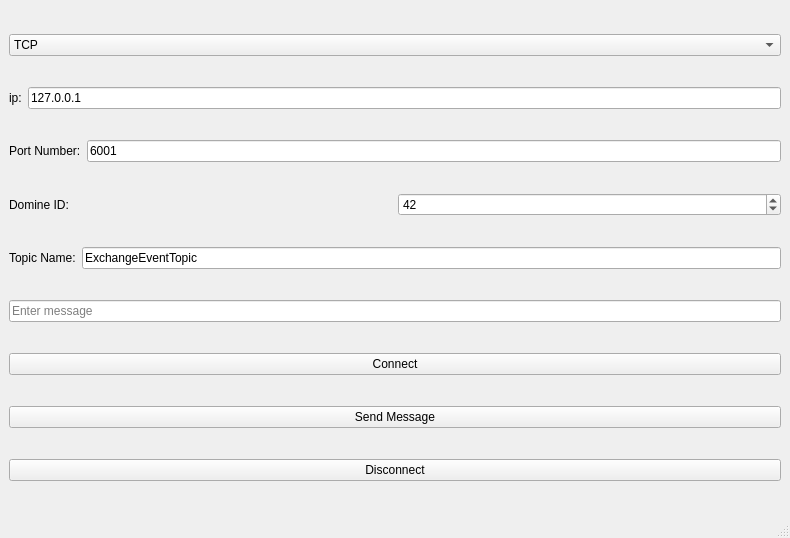
<?xml version="1.0" encoding="UTF-8"?>
<ui version="4.0">
 <class>MainWindow</class>
 <widget class="QMainWindow" name="MainWindow">
  <property name="geometry">
   <rect>
    <x>0</x>
    <y>0</y>
    <width>790</width>
    <height>538</height>
   </rect>
  </property>
  <property name="windowTitle">
   <string>OpenDDS Publisher</string>
  </property>
  <widget class="QWidget" name="centralwidget">
   <layout class="QVBoxLayout" name="verticalLayout">
    <item>
     <widget class="QComboBox" name="comboTransport">
      <item>
       <property name="text">
        <string>TCP</string>
       </property>
      </item>
      <item>
       <property name="text">
        <string>UDP</string>
       </property>
      </item>
      <item>
       <property name="text">
        <string>RTPS_UDP</string>
       </property>
      </item>
     </widget>
    </item>
    <item>
     <layout class="QHBoxLayout" name="horizontalLayout_5">
      <item>
       <widget class="QLabel" name="label_4">
        <property name="text">
         <string>ip:</string>
        </property>
       </widget>
      </item>
      <item>
       <widget class="QLineEdit" name="ip">
        <property name="text">
         <string>127.0.0.1</string>
        </property>
        <property name="placeholderText">
         <string>port number (localhost:12345)</string>
        </property>
       </widget>
      </item>
     </layout>
    </item>
    <item>
     <layout class="QHBoxLayout" name="horizontalLayout_2">
      <item>
       <widget class="QLabel" name="label_2">
        <property name="text">
         <string>Port Number:</string>
        </property>
       </widget>
      </item>
      <item>
       <widget class="QLineEdit" name="portNumber">
        <property name="text">
         <string>6001</string>
        </property>
        <property name="placeholderText">
         <string>port number (localhost:12345)</string>
        </property>
       </widget>
      </item>
     </layout>
    </item>
    <item>
     <layout class="QHBoxLayout" name="horizontalLayout">
      <item>
       <widget class="QLabel" name="label">
        <property name="text">
         <string>Domine ID:</string>
        </property>
       </widget>
      </item>
      <item>
       <widget class="QSpinBox" name="domainId">
        <property name="value">
         <number>42</number>
        </property>
       </widget>
      </item>
     </layout>
    </item>
    <item>
     <layout class="QHBoxLayout" name="horizontalLayout_3">
      <item>
       <widget class="QLabel" name="label_3">
        <property name="text">
         <string>Topic Name:</string>
        </property>
       </widget>
      </item>
      <item>
       <widget class="QLineEdit" name="topicName">
        <property name="text">
         <string>ExchangeEventTopic</string>
        </property>
        <property name="placeholderText">
         <string>port number (localhost:12345)</string>
        </property>
       </widget>
      </item>
     </layout>
    </item>
    <item>
     <widget class="QLineEdit" name="lineMessage">
      <property name="placeholderText">
       <string>Enter message</string>
      </property>
     </widget>
    </item>
    <item>
     <widget class="QPushButton" name="btnConnect">
      <property name="text">
       <string>Connect</string>
      </property>
     </widget>
    </item>
    <item>
     <widget class="QPushButton" name="sendMessage">
      <property name="text">
       <string>Send Message</string>
      </property>
     </widget>
    </item>
    <item>
     <widget class="QPushButton" name="btnDisconnect">
      <property name="text">
       <string>Disconnect</string>
      </property>
     </widget>
    </item>
   </layout>
  </widget>
  <widget class="QMenuBar" name="menubar">
   <property name="geometry">
    <rect>
     <x>0</x>
     <y>0</y>
     <width>790</width>
     <height>25</height>
    </rect>
   </property>
  </widget>
  <widget class="QStatusBar" name="statusbar"/>
 </widget>
 <resources/>
 <connections/>
</ui>
